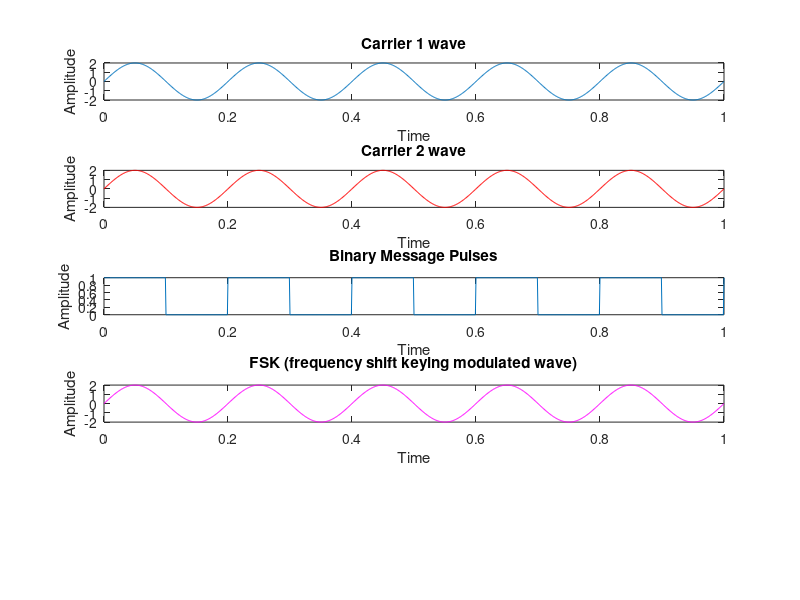

MATLAB code for this plot:
clc;
clear;
fc1 = input('Enter the frequency of first sine wave carrier high frequency: ');
fc2 = input('Enter the frequency of second sine wave carrier lower frequency: ');
fp = input('Enter the freq. of periodic binary pulse (message): ');
amp = 2;
a = 0.5;
t = 0:0.001:1; %For setting sampling interval
c1 = amp.*sin(2*pi*fc1*t); %First carrier sine wave
c2 = amp.*sin(2*pi*fc2*t); %second carrier sine wave
subplot(5,1,1);
plot(t,c1);
xlabel('Time');
ylabel('Amplitude');
title('Carrier 1 wave');
subplot(5,1,2);
plot(t,c2,'r');
xlabel('Time');
ylabel('Amplitude');
title('Carrier 2 wave');
m = a.*square(2*pi*fp*t)+a;
subplot(5,1,3);
plot(t,m);
xlabel('Time');
ylabel('Amplitude');
title('Binary Message Pulses');
n = length(t);
for i=1:n
    if m(i)==0 
        f(i)=c2(i);
    else
        f(i)=c1(i);
    end
end
subplot(5,1,4);
plot(t,f,'m');
xlabel('Time');
ylabel('Amplitude');
title('FSK (frequency shift keying modulated wave)');
